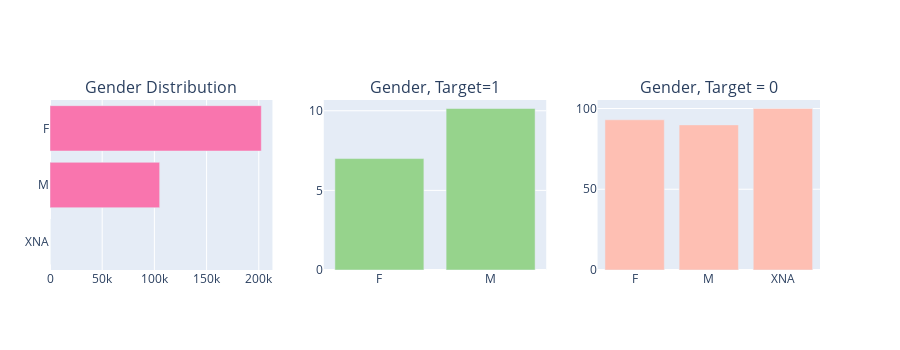

Notebook code for this chart:
### Markdown cell above
## Question 3:
### Assignment Setting
#### Setting issues and questions relating to the data
- What the gender distribution of the applicants
- Family status of the applicants
- which organization and occupation type applies for loan and which repays
- Loan application according to the level of education and housing type

### Code cell
# Gender distribution of applicants
from plotly.offline import init_notebook_mode, iplot
import plotly.graph_objs as go
import matplotlib.pyplot as plt
from chart_studio import plotly
from plotly import tools
import seaborn as sns
import numpy as np
def bar_hor(df, col, title, color, w=None, h=None, lm=0, limit=100, return_trace=False, rev=False, xlb = False):
    cnt_srs = df[col].value_counts()
    yy = cnt_srs.head(limit).index[::-1] 
    xx = cnt_srs.head(limit).values[::-1] 
    if rev:
        yy = cnt_srs.tail(limit).index[::-1] 
        xx = cnt_srs.tail(limit).values[::-1] 
    if xlb:
        trace = go.Bar(y=xlb, x=xx, orientation = 'h', marker=dict(color=color))
    else:
        trace = go.Bar(y=yy, x=xx, orientation = 'h', marker=dict(color=color))
    if return_trace:
        return trace 
    layout = dict(title=title, margin=dict(l=lm), width=w, height=h)
    data = [trace]
    fig = go.Figure(data=data, layout=layout)
    iplot(fig)
def bar_hor_noagg(x, y, title, color, w=None, h=None, lm=0, limit=100, rt=False):
    trace = go.Bar(y=x, x=y, orientation = 'h', marker=dict(color=color))
    if rt:
        return trace
    layout = dict(title=title, margin=dict(l=lm), width=w, height=h)
    data = [trace]
    fig = go.Figure(data=data, layout=layout)
    iplot(fig)


def bar_ver_noagg(x, y, title, color, w=None, h=None, lm=0, rt = False):
    trace = go.Bar(y=y, x=x, marker=dict(color=color))
    if rt:
        return trace
    layout = dict(title=title, margin=dict(l=lm), width=w, height=h)
    data = [trace]
    fig = go.Figure(data=data, layout=layout)
    iplot(fig)
def gp(col, title):
    df1 = application_data[application_data["TARGET"] == 1]
    df0 = application_data[application_data["TARGET"] == 0]
    a1 = df1[col].value_counts()
    b1 = df0[col].value_counts()
    
    total = dict(application_data[col].value_counts())
    x0 = a1.index
    x1 = b1.index
    
    y0 = [float(x)*100 / total[x0[i]] for i,x in enumerate(a1.values)]
    y1 = [float(x)*100 / total[x1[i]] for i,x in enumerate(b1.values)]

    trace1 = go.Bar(x=a1.index, y=y0, name='Target : 1', marker=dict(color="#96D38C"))
    trace2 = go.Bar(x=b1.index, y=y1, name='Target : 0', marker=dict(color="#FEBFB3"))
    return trace1, trace2     

tr0 = bar_hor(application_data, "CODE_GENDER", "Distribution of CODE_GENDER Variable", "#f975ae", w=700, lm=100, return_trace= True)
tr1, tr2 = gp('CODE_GENDER', 'Distribution of Target with Application Gender')
fig = tools.make_subplots(rows = 1, cols = 3, print_grid = False , subplot_titles = ["Gender Distribution", "Gender, Target=1" ,"Gender, Target = 0"])
fig.append_trace(tr0, 1, 1);
fig.append_trace(tr1, 1, 2);
fig.append_trace(tr2, 1, 3);
fig['layout'].update(height = 350, showlegend=False, margin = dict(l=50));
iplot(fig);

### Figure 1 — Plotly figure (JSON) as saved in the notebook; plotly's stock layout.template omitted (floating-point values rounded to 4 significant figures)
{"data": [{"marker": {"color": "#f975ae"}, "orientation": "h", "type": "bar", "x": [4, 105059, 202448], "xaxis": "x", "y": ["XNA", "M", "F"], "yaxis": "y"}, {"marker": {"color": "#96D38C"}, "name": "Target : 1", "type": "bar", "x": ["F", "M"], "xaxis": "x2", "y": [6.999, 10.14], "yaxis": "y2"}, {"marker": {"color": "#FEBFB3"}, "name": "Target : 0", "type": "bar", "x": ["F", "M", "XNA"], "xaxis": "x3", "y": [93.0, 89.86, 100], "yaxis": "y3"}], "layout": {"annotations": [{"font": {"size": 16}, "showarrow": false, "text": "Gender Distribution", "x": 0.1444, "xanchor": "center", "xref": "paper", "y": 1, "yanchor": "bottom", "yref": "paper"}, {"font": {"size": 16}, "showarrow": false, "text": "Gender, Target=1", "x": 0.5, "xanchor": "center", "xref": "paper", "y": 1, "yanchor": "bottom", "yref": "paper"}, {"font": {"size": 16}, "showarrow": false, "text": "Gender, Target = 0", "x": 0.8556, "xanchor": "center", "xref": "paper", "y": 1, "yanchor": "bottom", "yref": "paper"}], "height": 350, "margin": {"l": 50}, "showlegend": false, "xaxis": {"anchor": "y", "domain": [0, 0.2889]}, "xaxis2": {"anchor": "y2", "domain": [0.3556, 0.6444]}, "xaxis3": {"anchor": "y3", "domain": [0.7111, 1]}, "yaxis": {"anchor": "x", "domain": [0, 1]}, "yaxis2": {"anchor": "x2", "domain": [0, 1]}, "yaxis3": {"anchor": "x3", "domain": [0, 1]}}}
